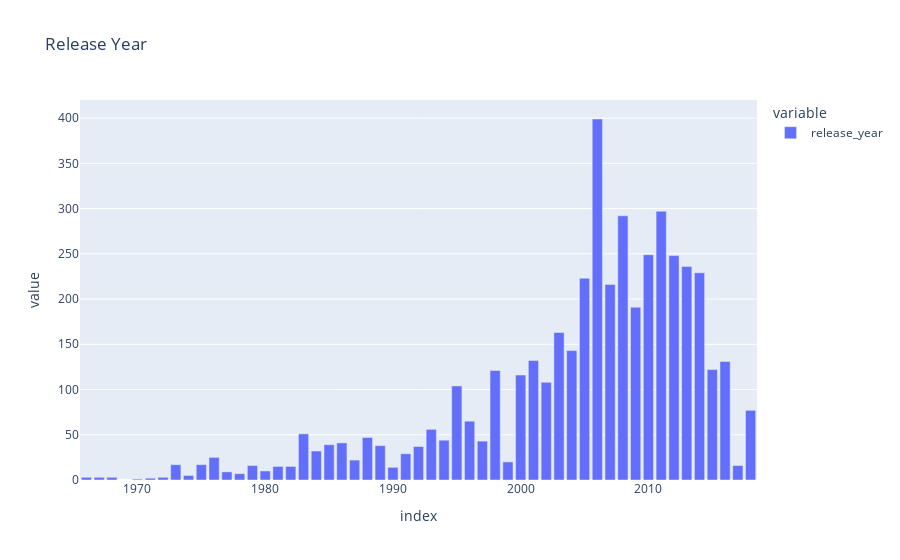

Notebook code for this chart:
### Code cell
release_year_fig.show()

### Figure 1 — Plotly figure (JSON) as saved in the notebook; plotly's stock layout.template omitted (floating-point values rounded to 4 significant figures)
{"data": [{"alignmentgroup": "True", "hovertemplate": "variable=release_year<br>index=%{x}<br>value=%{y}<extra></extra>", "legendgroup": "release_year", "marker": {"color": "#636efa", "pattern": {"shape": ""}}, "name": "release_year", "offsetgroup": "release_year", "orientation": "v", "showlegend": true, "textposition": "auto", "type": "bar", "x": [1966, 1967, 1968, 1970, 1971, 1972, 1973, 1974, 1975, 1976, 1977, 1978, 1979, 1980, 1981, 1982, 1983, 1984, 1985, 1986, 1987, 1988, 1989, 1990, 1991, 1992, 1993, 1994, 1995, 1996, 1997, 1998, 1999, 2000, 2001, 2002, 2003, 2004, 2005, 2006, 2007, 2008, 2009, 2010, 2011, 2012, 2013, 2014, 2015, 2016, 2017, 2018], "xaxis": "x", "y": [3, 3, 3, 1, 2, 3, 17, 5, 17, 25, 9, 7, 16, 10, 15, 15, 51, 32, 39, 41, 22, 47, 38, 14, 29, 37, 56, 44, 104, 65, 43, 121, 20, 116, 132, 108, 163, 143, 223, 399, 216, 292, 191, 249, 297, 248, 236, 229, 122, 131, 16, 77], "yaxis": "y"}], "layout": {"barmode": "relative", "legend": {"title": {"text": "variable"}, "tracegroupgap": 0}, "title": {"text": "Release Year"}, "xaxis": {"anchor": "y", "domain": [0, 1], "title": {"text": "index"}}, "yaxis": {"anchor": "x", "domain": [0, 1], "title": {"text": "value"}}}}
